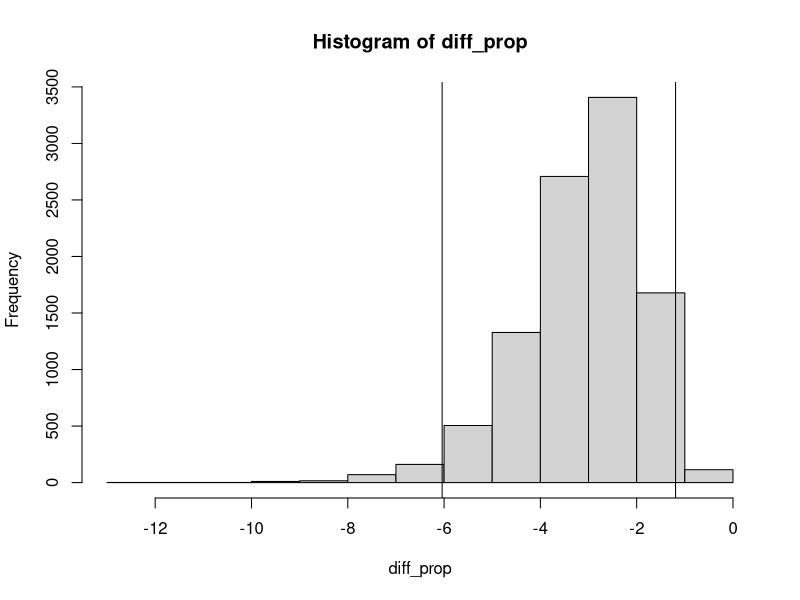

Here is the R script that generated this plot:
## ---- chunk 1
cars <- mtcars #assigning variable
cor.test(mtcars$mpg, mtcars$hp) #correlation test
## ---- chunk 2
library("BayesFactor")

bfCorTest <- function (x,y) # Get r from BayesFactor
{
  zx <- scale(x)  # standardize X
  zy <- scale(y)  # standardize Y
  zData <- data.frame(x=zx,rhoNot0=zy) # put in a data frame
  bfOut <- generalTestBF(x ~ rhoNot0, data=zData) # linear coefficient 
  mcmcOut <- posterior(bfOut,iterations=10000) # posterior samples
  print(summary(mcmcOut[,"rhoNot0"])) # Show the HDI for r 
  return(bfOut) # Return Bayes factor object
}
bfCorTest(cars$mpg, cars$hp)
## ---- chunk 3
library(stats)
uca <- UCBAdmissions[, , 1] #choosing the 1st department 
uca
chisq.test(uca,correct = FALSE) #doing the chisq test
## ---- chunk 4
contingencyTableBF(uca, sampleType = "poisson", posterior = FALSE) 
#conteigency table
## ---- chunk 5
summary(contingencyTableBF(uca, sampleType = "poisson", posterior = TRUE, 
                           iterations=10000)) #summary of table
ctMCMCout <- contingencyTableBF(uca, sampleType = "poisson", posterior = TRUE, 
                                iterations=10000) #assigning variable
male_prop <- ctMCMCout[,"lambda[1,1]"]/ctMCMCout[,"lambda[2,1]"] 
#choosing male prop
female_prop <- ctMCMCout[,"lambda[1,2]"]/ctMCMCout[,"lambda[2,2]"]
#female propoation
diff_prop <- male_prop - female_prop #differnece in proportion
hist(diff_prop) #histogram 
abline(v = quantile(diff_prop, c(0.025)), col = 'black') #the 2.5% percentile
quantile(diff_prop, c(0.025))
quantile(diff_prop, c(0.975))
abline(v = quantile(diff_prop, c(0.975)), col = 'black')#the 97.5% percentile
